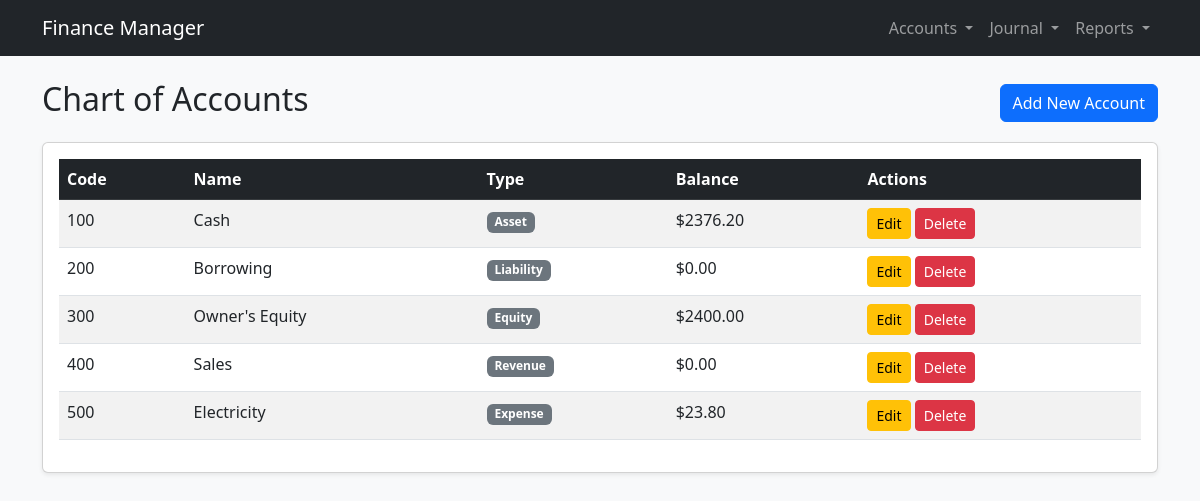
Screenshot of /accounts/ with the database file from the repository.
### accounts/models.py (models this page shows, shortened)
class Account(models.Model):
    ACCOUNT_TYPES = [
        ('ASSET', 'Asset'),
        ('LIABILITY', 'Liability'),
        ('EQUITY', 'Equity'),
        ('REVENUE', 'Revenue'),
        ('EXPENSE', 'Expense'),
    ]
    code = models.CharField(max_length=20, unique=True, help_text="e.g., 1001")
    name = models.CharField(max_length=100, help_text="e.g., Cash on Hand")
    type = models.CharField(max_length=10, choices=ACCOUNT_TYPES)
    balance = models.DecimalField(max_digits=15, decimal_places=2, default=0.00)
    created_at = models.DateTimeField(auto_now_add=True)

### accounts/views.py (the view)
# urls.py: path('', views.AccountListView.as_view(), name='account_list'),
class AccountListView(ListView):
    model = Account
    template_name = 'accounts/account_list.html'
    context_object_name = 'accounts'

### accounts/templates/accounts/account_list.html
{% extends 'accounts/base.html' %}
{% block content %}
<div class="d-flex justify-content-between align-items-center mb-3">
    <h2>Chart of Accounts</h2>
    <a href="{% url 'account_create' %}" class="btn btn-primary">Add New Account</a>
</div>
<div class="card shadow-sm">
    <div class="card-body">
        <table class="table table-striped table-hover">
            <thead class="table-dark">
                <tr>
                    <th>Code</th>
                    <th>Name</th>
                    <th>Type</th>
                    <th>Balance</th>
                    <th>Actions</th>
                </tr>
            </thead>
            <tbody>
                {% for account in accounts %}
                <tr>
                    <td>{{ account.code }}</td>
                    <td>{{ account.name }}</td>
                    <td><span class="badge bg-secondary">{{ account.get_type_display }}</span></td>
                    <td>${{ account.balance }}</td>
                    <td>
                        <a href="{% url 'account_update' account.pk %}" class="btn btn-sm btn-warning">Edit</a>
                        <a href="{% url 'account_delete' account.pk %}" class="btn btn-sm btn-danger">Delete</a>
                    </td>
                </tr>
                {% empty %}
                <tr>
                    <td colspan="5" class="text-center">No accounts found.</td>
                </tr>
                {% endfor %}
            </tbody>
        </table>
    </div>
</div>
{% endblock %}

### rows the page displays
Account: code "100", name "Cash", type "Asset", balance "2376.20"
Account: code "200", name "Borrowing", type "Liability", balance "0.00"
Account: code "300", name "Owner's Equity", type "Equity", balance "2400.00"
Account: code "400", name "Sales", type "Revenue", balance "0.00"
Account: code "500", name "Electricity", type "Expense", balance "23.80"
